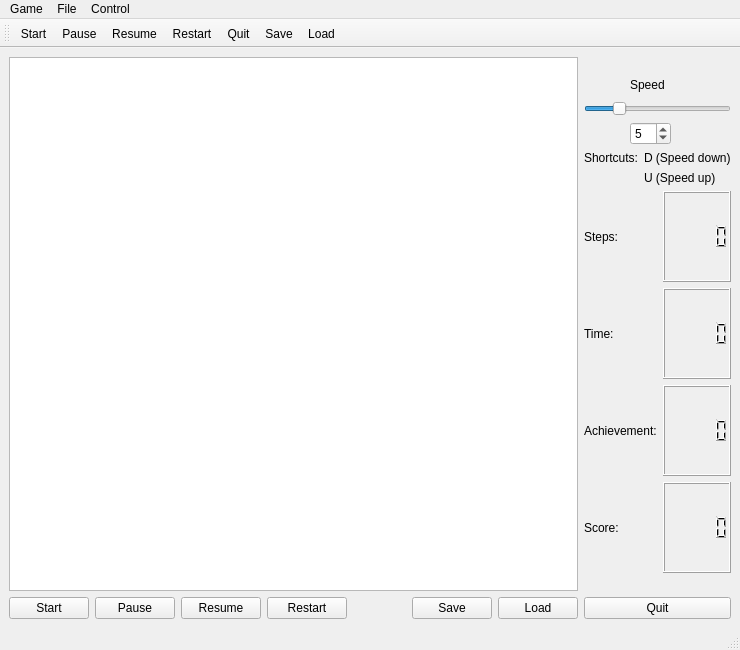
<?xml version="1.0" encoding="UTF-8"?>
<ui version="4.0">
 <class>MainWindow</class>
 <widget class="QMainWindow" name="MainWindow">
  <property name="geometry">
   <rect>
    <x>0</x>
    <y>0</y>
    <width>740</width>
    <height>650</height>
   </rect>
  </property>
  <property name="sizePolicy">
   <sizepolicy hsizetype="Preferred" vsizetype="Preferred">
    <horstretch>0</horstretch>
    <verstretch>0</verstretch>
   </sizepolicy>
  </property>
  <property name="windowTitle">
   <string>iSnake</string>
  </property>
  <widget class="QWidget" name="centralwidget">
   <property name="sizePolicy">
    <sizepolicy hsizetype="Expanding" vsizetype="Expanding">
     <horstretch>0</horstretch>
     <verstretch>0</verstretch>
    </sizepolicy>
   </property>
   <layout class="QGridLayout" name="gridLayout_5">
    <item row="1" column="0">
     <widget class="QPushButton" name="pushButtonStart">
      <property name="sizePolicy">
       <sizepolicy hsizetype="Preferred" vsizetype="Fixed">
        <horstretch>0</horstretch>
        <verstretch>0</verstretch>
       </sizepolicy>
      </property>
      <property name="text">
       <string>Start</string>
      </property>
     </widget>
    </item>
    <item row="1" column="2">
     <widget class="QPushButton" name="pushButtonResume">
      <property name="sizePolicy">
       <sizepolicy hsizetype="Preferred" vsizetype="Fixed">
        <horstretch>0</horstretch>
        <verstretch>0</verstretch>
       </sizepolicy>
      </property>
      <property name="text">
       <string>Resume</string>
      </property>
     </widget>
    </item>
    <item row="0" column="8" colspan="2">
     <layout class="QGridLayout" name="gridLayout_4">
      <property name="sizeConstraint">
       <enum>QLayout::SetDefaultConstraint</enum>
      </property>
      <item row="0" column="0">
       <spacer name="verticalSpacer">
        <property name="orientation">
         <enum>Qt::Vertical</enum>
        </property>
        <property name="sizeType">
         <enum>QSizePolicy::Fixed</enum>
        </property>
        <property name="sizeHint" stdset="0">
         <size>
          <width>20</width>
          <height>18</height>
         </size>
        </property>
       </spacer>
      </item>
      <item row="1" column="0">
       <layout class="QGridLayout" name="gridLayout_3">
        <item row="0" column="0">
         <spacer name="horizontalSpacer">
          <property name="orientation">
           <enum>Qt::Horizontal</enum>
          </property>
          <property name="sizeType">
           <enum>QSizePolicy::Preferred</enum>
          </property>
          <property name="sizeHint" stdset="0">
           <size>
            <width>40</width>
            <height>20</height>
           </size>
          </property>
         </spacer>
        </item>
        <item row="0" column="1">
         <widget class="QLabel" name="labelSpeed">
          <property name="sizePolicy">
           <sizepolicy hsizetype="Preferred" vsizetype="Fixed">
            <horstretch>0</horstretch>
            <verstretch>0</verstretch>
           </sizepolicy>
          </property>
          <property name="text">
           <string>Speed</string>
          </property>
         </widget>
        </item>
        <item row="0" column="2" colspan="2">
         <spacer name="horizontalSpacer_2">
          <property name="orientation">
           <enum>Qt::Horizontal</enum>
          </property>
          <property name="sizeType">
           <enum>QSizePolicy::Preferred</enum>
          </property>
          <property name="sizeHint" stdset="0">
           <size>
            <width>40</width>
            <height>20</height>
           </size>
          </property>
         </spacer>
        </item>
        <item row="2" column="0">
         <spacer name="horizontalSpacer_3">
          <property name="orientation">
           <enum>Qt::Horizontal</enum>
          </property>
          <property name="sizeType">
           <enum>QSizePolicy::Preferred</enum>
          </property>
          <property name="sizeHint" stdset="0">
           <size>
            <width>40</width>
            <height>20</height>
           </size>
          </property>
         </spacer>
        </item>
        <item row="2" column="1">
         <widget class="QSpinBox" name="spinBoxSpeed">
          <property name="sizePolicy">
           <sizepolicy hsizetype="Preferred" vsizetype="Fixed">
            <horstretch>0</horstretch>
            <verstretch>0</verstretch>
           </sizepolicy>
          </property>
          <property name="minimum">
           <number>1</number>
          </property>
          <property name="maximum">
           <number>20</number>
          </property>
          <property name="value">
           <number>5</number>
          </property>
          <property name="displayIntegerBase">
           <number>10</number>
          </property>
         </widget>
        </item>
        <item row="2" column="3">
         <spacer name="horizontalSpacer_4">
          <property name="orientation">
           <enum>Qt::Horizontal</enum>
          </property>
          <property name="sizeType">
           <enum>QSizePolicy::Preferred</enum>
          </property>
          <property name="sizeHint" stdset="0">
           <size>
            <width>40</width>
            <height>20</height>
           </size>
          </property>
         </spacer>
        </item>
        <item row="1" column="0" colspan="4">
         <widget class="QSlider" name="horizontalSlider">
          <property name="sizePolicy">
           <sizepolicy hsizetype="Expanding" vsizetype="Fixed">
            <horstretch>0</horstretch>
            <verstretch>0</verstretch>
           </sizepolicy>
          </property>
          <property name="minimum">
           <number>1</number>
          </property>
          <property name="maximum">
           <number>20</number>
          </property>
          <property name="value">
           <number>5</number>
          </property>
          <property name="orientation">
           <enum>Qt::Horizontal</enum>
          </property>
         </widget>
        </item>
       </layout>
      </item>
      <item row="2" column="0">
       <layout class="QGridLayout" name="gridLayout_2">
        <item row="0" column="0">
         <widget class="QLabel" name="labelNote1">
          <property name="sizePolicy">
           <sizepolicy hsizetype="Preferred" vsizetype="Fixed">
            <horstretch>0</horstretch>
            <verstretch>0</verstretch>
           </sizepolicy>
          </property>
          <property name="text">
           <string>Shortcuts:</string>
          </property>
         </widget>
        </item>
        <item row="0" column="1">
         <widget class="QLabel" name="labelNote1_2">
          <property name="sizePolicy">
           <sizepolicy hsizetype="Preferred" vsizetype="Fixed">
            <horstretch>0</horstretch>
            <verstretch>0</verstretch>
           </sizepolicy>
          </property>
          <property name="text">
           <string>D (Speed down)</string>
          </property>
         </widget>
        </item>
        <item row="1" column="1">
         <widget class="QLabel" name="labelNote1_3">
          <property name="sizePolicy">
           <sizepolicy hsizetype="Preferred" vsizetype="Fixed">
            <horstretch>0</horstretch>
            <verstretch>0</verstretch>
           </sizepolicy>
          </property>
          <property name="text">
           <string>U (Speed up)</string>
          </property>
         </widget>
        </item>
       </layout>
      </item>
      <item row="3" column="0">
       <layout class="QGridLayout" name="gridLayout">
        <item row="0" column="0">
         <widget class="QLabel" name="labelStep">
          <property name="text">
           <string>Steps:</string>
          </property>
         </widget>
        </item>
        <item row="0" column="1" colspan="2">
         <widget class="QLCDNumber" name="lcdNumberSteps">
          <property name="sizePolicy">
           <sizepolicy hsizetype="Preferred" vsizetype="Minimum">
            <horstretch>0</horstretch>
            <verstretch>0</verstretch>
           </sizepolicy>
          </property>
          <property name="value" stdset="0">
           <double>0.000000000000000</double>
          </property>
         </widget>
        </item>
        <item row="1" column="0">
         <widget class="QLabel" name="labelTime">
          <property name="text">
           <string>Time:</string>
          </property>
         </widget>
        </item>
        <item row="1" column="1" colspan="2">
         <widget class="QLCDNumber" name="lcdNumberTime">
          <property name="sizePolicy">
           <sizepolicy hsizetype="Preferred" vsizetype="Minimum">
            <horstretch>0</horstretch>
            <verstretch>0</verstretch>
           </sizepolicy>
          </property>
          <property name="value" stdset="0">
           <double>0.000000000000000</double>
          </property>
         </widget>
        </item>
        <item row="3" column="0">
         <widget class="QLabel" name="labelScore">
          <property name="text">
           <string>Score:</string>
          </property>
         </widget>
        </item>
        <item row="3" column="1" colspan="2">
         <widget class="QLCDNumber" name="lcdNumberScore">
          <property name="sizePolicy">
           <sizepolicy hsizetype="Preferred" vsizetype="Minimum">
            <horstretch>0</horstretch>
            <verstretch>0</verstretch>
           </sizepolicy>
          </property>
          <property name="value" stdset="0">
           <double>0.000000000000000</double>
          </property>
         </widget>
        </item>
        <item row="2" column="0">
         <widget class="QLabel" name="labelAchivement">
          <property name="text">
           <string>Achievement:</string>
          </property>
         </widget>
        </item>
        <item row="2" column="1" colspan="2">
         <widget class="QLCDNumber" name="lcdNumberAchievement">
          <property name="sizePolicy">
           <sizepolicy hsizetype="Preferred" vsizetype="Minimum">
            <horstretch>0</horstretch>
            <verstretch>0</verstretch>
           </sizepolicy>
          </property>
          <property name="value" stdset="0">
           <double>0.000000000000000</double>
          </property>
         </widget>
        </item>
       </layout>
      </item>
      <item row="4" column="0">
       <spacer name="verticalSpacer_2">
        <property name="orientation">
         <enum>Qt::Vertical</enum>
        </property>
        <property name="sizeType">
         <enum>QSizePolicy::Fixed</enum>
        </property>
        <property name="sizeHint" stdset="0">
         <size>
          <width>20</width>
          <height>18</height>
         </size>
        </property>
       </spacer>
      </item>
     </layout>
    </item>
    <item row="1" column="8" colspan="2">
     <widget class="QPushButton" name="pushButtonQuit">
      <property name="text">
       <string>Quit</string>
      </property>
     </widget>
    </item>
    <item row="1" column="5">
     <widget class="QPushButton" name="pushButtonSave">
      <property name="sizePolicy">
       <sizepolicy hsizetype="Preferred" vsizetype="Fixed">
        <horstretch>0</horstretch>
        <verstretch>0</verstretch>
       </sizepolicy>
      </property>
      <property name="text">
       <string>Save</string>
      </property>
     </widget>
    </item>
    <item row="1" column="6">
     <widget class="QPushButton" name="pushButtonLoad">
      <property name="sizePolicy">
       <sizepolicy hsizetype="Preferred" vsizetype="Fixed">
        <horstretch>0</horstretch>
        <verstretch>0</verstretch>
       </sizepolicy>
      </property>
      <property name="text">
       <string>Load</string>
      </property>
     </widget>
    </item>
    <item row="1" column="1">
     <widget class="QPushButton" name="pushButtonPause">
      <property name="sizePolicy">
       <sizepolicy hsizetype="Preferred" vsizetype="Fixed">
        <horstretch>0</horstretch>
        <verstretch>0</verstretch>
       </sizepolicy>
      </property>
      <property name="text">
       <string>Pause</string>
      </property>
     </widget>
    </item>
    <item row="0" column="0" colspan="7">
     <widget class="QGraphicsView" name="graphicsView">
      <property name="sizePolicy">
       <sizepolicy hsizetype="Expanding" vsizetype="Expanding">
        <horstretch>1</horstretch>
        <verstretch>1</verstretch>
       </sizepolicy>
      </property>
      <property name="minimumSize">
       <size>
        <width>450</width>
        <height>450</height>
       </size>
      </property>
      <property name="mouseTracking">
       <bool>false</bool>
      </property>
      <property name="verticalScrollBarPolicy">
       <enum>Qt::ScrollBarAsNeeded</enum>
      </property>
      <property name="horizontalScrollBarPolicy">
       <enum>Qt::ScrollBarAsNeeded</enum>
      </property>
     </widget>
    </item>
    <item row="1" column="3">
     <widget class="QPushButton" name="pushButtonRestart">
      <property name="sizePolicy">
       <sizepolicy hsizetype="Preferred" vsizetype="Fixed">
        <horstretch>0</horstretch>
        <verstretch>0</verstretch>
       </sizepolicy>
      </property>
      <property name="text">
       <string>Restart</string>
      </property>
     </widget>
    </item>
   </layout>
  </widget>
  <widget class="QMenuBar" name="menubar">
   <property name="geometry">
    <rect>
     <x>0</x>
     <y>0</y>
     <width>740</width>
     <height>22</height>
    </rect>
   </property>
   <widget class="QMenu" name="menuGame">
    <property name="title">
     <string>Game</string>
    </property>
    <addaction name="actionStart"/>
    <addaction name="actionPause"/>
    <addaction name="actionResume"/>
    <addaction name="actionRestart"/>
    <addaction name="actionQuit"/>
   </widget>
   <widget class="QMenu" name="menuFile">
    <property name="title">
     <string>File</string>
    </property>
    <addaction name="actionLoad"/>
    <addaction name="actionSave"/>
   </widget>
   <widget class="QMenu" name="menuControl">
    <property name="title">
     <string>Control</string>
    </property>
    <addaction name="actionSpeedUp"/>
    <addaction name="actionSpeedDown"/>
   </widget>
   <addaction name="menuGame"/>
   <addaction name="menuFile"/>
   <addaction name="menuControl"/>
  </widget>
  <widget class="QStatusBar" name="statusbar"/>
  <widget class="QToolBar" name="toolBar">
   <property name="windowTitle">
    <string>toolBar</string>
   </property>
   <attribute name="toolBarArea">
    <enum>TopToolBarArea</enum>
   </attribute>
   <attribute name="toolBarBreak">
    <bool>false</bool>
   </attribute>
   <addaction name="actionStart"/>
   <addaction name="actionPause"/>
   <addaction name="actionResume"/>
   <addaction name="actionRestart"/>
   <addaction name="actionQuit"/>
   <addaction name="actionSave"/>
   <addaction name="actionLoad"/>
  </widget>
  <action name="actionStart">
   <property name="icon">
    <iconset resource="Resources.qrc">
     <normaloff>:/icons/开始.png</normaloff>:/icons/开始.png</iconset>
   </property>
   <property name="text">
    <string>Start</string>
   </property>
   <property name="toolTip">
    <string>Start the game</string>
   </property>
   <property name="shortcut">
    <string>Space</string>
   </property>
  </action>
  <action name="actionPause">
   <property name="icon">
    <iconset resource="Resources.qrc">
     <normaloff>:/icons/暂停 停止.png</normaloff>:/icons/暂停 停止.png</iconset>
   </property>
   <property name="text">
    <string>Pause</string>
   </property>
   <property name="toolTip">
    <string>Pause</string>
   </property>
   <property name="shortcut">
    <string>Ctrl+P</string>
   </property>
  </action>
  <action name="actionResume">
   <property name="icon">
    <iconset resource="Resources.qrc">
     <normaloff>:/icons/继续.png</normaloff>:/icons/继续.png</iconset>
   </property>
   <property name="text">
    <string>Resume</string>
   </property>
   <property name="toolTip">
    <string>Resume</string>
   </property>
   <property name="shortcut">
    <string>Ctrl+R</string>
   </property>
  </action>
  <action name="actionRestart">
   <property name="icon">
    <iconset resource="Resources.qrc">
     <normaloff>:/icons/重新开始.png</normaloff>:/icons/重新开始.png</iconset>
   </property>
   <property name="text">
    <string>Restart</string>
   </property>
   <property name="toolTip">
    <string>Restart the game</string>
   </property>
   <property name="shortcut">
    <string>Return</string>
   </property>
  </action>
  <action name="actionQuit">
   <property name="icon">
    <iconset resource="Resources.qrc">
     <normaloff>:/icons/退出.png</normaloff>:/icons/退出.png</iconset>
   </property>
   <property name="text">
    <string>Quit</string>
   </property>
   <property name="toolTip">
    <string>Quit the game</string>
   </property>
   <property name="shortcut">
    <string>Ctrl+Q</string>
   </property>
  </action>
  <action name="actionSave">
   <property name="icon">
    <iconset resource="Resources.qrc">
     <normaloff>:/icons/操作-保存.png</normaloff>:/icons/操作-保存.png</iconset>
   </property>
   <property name="text">
    <string>Save</string>
   </property>
   <property name="toolTip">
    <string>Save the current status</string>
   </property>
   <property name="shortcut">
    <string>Ctrl+S</string>
   </property>
  </action>
  <action name="actionLoad">
   <property name="icon">
    <iconset resource="Resources.qrc">
     <normaloff>:/icons/打开.png</normaloff>:/icons/打开.png</iconset>
   </property>
   <property name="text">
    <string>Load</string>
   </property>
   <property name="toolTip">
    <string>Load a saved status</string>
   </property>
   <property name="shortcut">
    <string>Ctrl+O</string>
   </property>
  </action>
  <action name="actionSpeedUp">
   <property name="text">
    <string>Speed Up</string>
   </property>
   <property name="shortcut">
    <string>U</string>
   </property>
  </action>
  <action name="actionSpeedDown">
   <property name="text">
    <string>Speed Down</string>
   </property>
   <property name="shortcut">
    <string>D</string>
   </property>
  </action>
 </widget>
 <resources>
  <include location="Resources.qrc"/>
 </resources>
 <connections/>
</ui>
